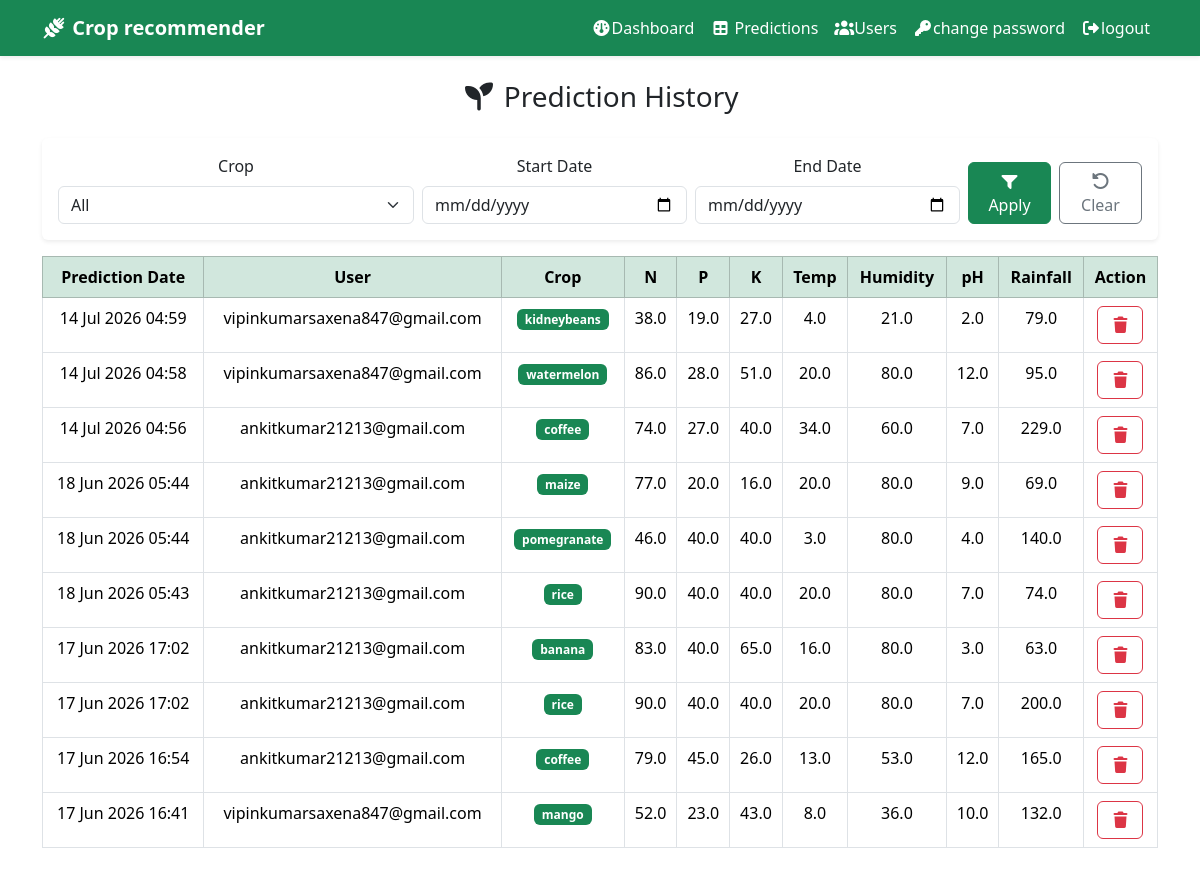
Screenshot of /admin_view_predictions/ (signed in) with the database file from the repository.
### recommender/models.py (models this page shows, shortened)
class Prediction(models.Model):
    user = models.ForeignKey(User,on_delete=models.CASCADE,related_name='predictions')
    N = models.FloatField()
    P = models.FloatField()
    K = models.FloatField()
    temperature = models.FloatField()
    humidity = models.FloatField()
    ph = models.FloatField()
    rainfall = models.FloatField()
    predicted_label = models.CharField(max_length=100)
    created_at = models.DateTimeField(auto_now_add=True)
    class Meta:
        ordering = ['created_at']

### recommender/views.py (the view)
# urls.py: path('admin_view_predictions/', admin_predictions_view, name='admin_view_predictions'),
@user_passes_test(is_staff, login_url='admin_login')
def admin_predictions_view(request):
    qs = Prediction.objects.select_related('user').order_by('-created_at')
    crop = request.GET.get('crop')
    start = request.GET.get('start')
    end = request.GET.get('end')
    if crop:
        qs = qs.filter(predicted_label__iexact=crop)
    d_start = parse_date(start) if start else None
    d_end = parse_date(end) if end else None
    if d_start:
        qs = qs.filter(created_at__date__gte=d_start)
    if d_end:
        qs = qs.filter(created_at__date__lte=d_end)
    paginator = Paginator(qs, 10)
    page_number = request.GET.get('page')
    qs = paginator.get_page(page_number)
    crops = Prediction.objects.values_list('predicted_label', flat=True).distinct()
    context = {
        "qs": qs,
        "crops": crops,
        "current_crop": crop,
        "start": start,
        "end": end,
    }
    return render(request, "admin_view_predictions.html", context)

### recommender/views.py (called while the page is built)
def is_staff(user):
    return user.is_authenticated and user.is_staff

### recommender/templates/admin_view_predictions.html (shortened to what this page needs)
{% extends "base.html" %}
{% load static %}
{% block content %}
<div class="text-center">
<h3 class="text-center mb-4">
    <i class="fa-solid fa-seedling"></i> Prediction History
</h3>
<form method="get" class="card card-body shadow-sm border-0 mb-3">
    <div class="row g-2">
        <div class="col-md-4">
            <label class="form-label">Crop</label>
            <select name="crop" class="form-select">
    <option value="">All</option>
</select>
        </div>
        <div class="col-md-3">
            <label class="form-label">Start Date</label>
            <input type="date" name="start" value="{{ request.GET.start }}" class="form-control">
        </div>
        <div class="col-md-3">
            <label class="form-label">End Date</label>
            <input type="date" name="end" value="{{ request.GET.end }}" class="form-control">
        </div>
        <div class="col-md-2 d-flex align-items-end gap-2">
            <button class="btn btn-success w-100" type="submit">
                <i class="fa-solid fa-filter"></i> Apply
            </button>
        <a href="{% url 'admin_view_predictions' %}" class="btn btn-outline-secondary w-100">
    <i class="fa-solid fa-rotate-left"></i> Clear
</a>
        </div>
    </div>
</form>
<table class="table table-bordered table-hover text-center">
<thead class="table-success">
<tr>
    <th>Prediction Date</th>
    <th>User</th>
    <th>Crop</th>
    <th>N</th>
    <th>P</th>
    <th>K</th>
    <th>Temp</th>
    <th>Humidity</th>
    <th>pH</th>
    <th>Rainfall</th>
    <th>Action</th>
</tr>
</thead>
<tbody>
{% for p in qs %}
<tr>
<td>{{ p.created_at|date:"d M Y H:i" }}</td>
<td>{{ p.user.username }}</td>
<td>
<span class="badge bg-success">
{{ p.predicted_label }}
</span>
</td>
<td>{{ p.N }}</td>
<td>{{ p.P }}</td>
<td>{{ p.K }}</td>
<td>{{ p.temperature }}</td>
<td>{{ p.humidity }}</td>
<td>{{ p.ph }}</td>
<td>{{ p.rainfall }}</td>
<td>
 <a href="{% url 'admin_delete_prediction' p.id %}" class="btn btn-outline-danger"
   onclick="return confirm('Delete this entry?')"
    ">  <i class="fa-solid fa-trash"></i> </a>
</td>
</tr>
{% empty %}
<tr>
<td colspan="11">No prediction history found.</td>
</tr>
{% endfor %}
</tbody>
</table>
</div>
{% endblock %}

### rows the page displays
Prediction: created_at "14 Jul 2026 04:59", user.username "vipinkumarsaxena847@gmail.com", predicted_label "kidneybeans", N "38.0", P "19.0", K "27.0", temperature "4.0", humidity "21.0", ph "2.0", rainfall "79.0"
Prediction: created_at "14 Jul 2026 04:58", user.username "vipinkumarsaxena847@gmail.com", predicted_label "watermelon", N "86.0", P "28.0", K "51.0", temperature "20.0", humidity "80.0", ph "12.0", rainfall "95.0"
Prediction: created_at "14 Jul 2026 04:56", user.username "ankitkumar21213@gmail.com", predicted_label "coffee", N "74.0", P "27.0", K "40.0", temperature "34.0", humidity "60.0", ph "7.0", rainfall "229.0"
Prediction: created_at "18 Jun 2026 05:44", user.username "ankitkumar21213@gmail.com", predicted_label "maize", N "77.0", P "20.0", K "16.0", temperature "20.0", humidity "80.0", ph "9.0", rainfall "69.0"
Prediction: created_at "18 Jun 2026 05:44", user.username "ankitkumar21213@gmail.com", predicted_label "pomegranate", N "46.0", P "40.0", K "40.0", temperature "3.0", humidity "80.0", ph "4.0", rainfall "140.0"
Prediction: created_at "18 Jun 2026 05:43", user.username "ankitkumar21213@gmail.com", predicted_label "rice", N "90.0", P "40.0", K "40.0", temperature "20.0", humidity "80.0", ph "7.0", rainfall "74.0"
Prediction: created_at "17 Jun 2026 17:02", user.username "ankitkumar21213@gmail.com", predicted_label "banana", N "83.0", P "40.0", K "65.0", temperature "16.0", humidity "80.0", ph "3.0", rainfall "63.0"
Prediction: created_at "17 Jun 2026 17:02", user.username "ankitkumar21213@gmail.com", predicted_label "rice", N "90.0", P "40.0", K "40.0", temperature "20.0", humidity "80.0", ph "7.0", rainfall "200.0"
Prediction: created_at "17 Jun 2026 16:54", user.username "ankitkumar21213@gmail.com", predicted_label "coffee", N "79.0", P "45.0", K "26.0", temperature "13.0", humidity "53.0", ph "12.0", rainfall "165.0"
Prediction: created_at "17 Jun 2026 16:41", user.username "vipinkumarsaxena847@gmail.com", predicted_label "mango", N "52.0", P "23.0", K "43.0", temperature "8.0", humidity "36.0", ph "10.0", rainfall "132.0"
